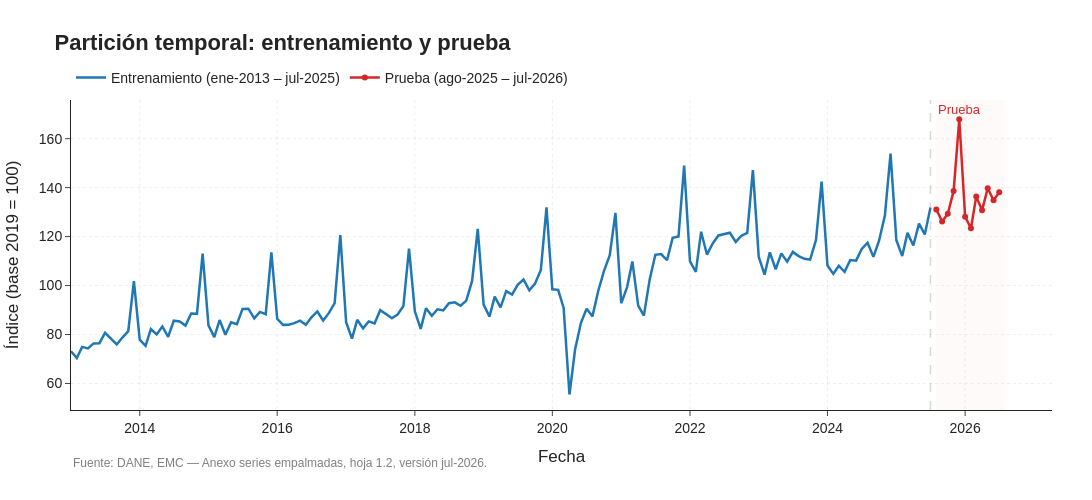

Notebook code cell kept with this figure:
### Code cell
fig = go.Figure()

# Periodo de prueba sombreado
fig.add_vrect(x0=test.index.min(), x1=test.index.max() + pd.offsets.MonthEnd(0),
              fillcolor="rgba(214,39,40,0.08)", line_width=0, layer="below",
              annotation_text="Prueba", annotation_position="top left",
              annotation_font=dict(size=13, color="#d62728"))

fig.add_trace(go.Scatter(x=train.index, y=train.values, mode="lines", name="Entrenamiento (ene-2013 – jul-2025)",
                         line=dict(color="#1f77b4", width=2.5)))
fig.add_trace(go.Scatter(x=test.index, y=test.values, mode="lines+markers", name="Prueba (ago-2025 – jul-2026)",
                         line=dict(color="#d62728", width=2.5), marker=dict(size=6)))

# Línea de corte
fig.add_vline(x=train.index.max(), line_dash="dash", line_color="gray", line_width=1.5)

fig.update_layout(
    template="simple_white", width=1400, height=500,
    font=dict(family="Arial", size=14),
    title=dict(text="<b>Partición temporal: entrenamiento y prueba</b>",
               x=0.05, xanchor="left", font=dict(size=22)),
    xaxis_title="Fecha", yaxis_title="Índice (base 2019 = 100)",
    legend=dict(orientation="h", yanchor="bottom", y=1.02, xanchor="left", x=0),
    margin=dict(l=60, r=40, t=100, b=90),
)
fig.update_xaxes(showgrid=True, gridcolor="rgba(200,200,200,0.3)", griddash="dot")
fig.update_yaxes(showgrid=True, gridcolor="rgba(200,200,200,0.3)", griddash="dot")
fig.add_annotation(text="Fuente: DANE, EMC — Anexo series empalmadas, hoja 1.2, versión jul-2026.",
                   xref="paper", yref="paper", x=0, y=-0.2, showarrow=False,
                   font=dict(size=12, color="gray"), xanchor="left")

guardar_figura(fig, "00_particion")
fig.show()

### Figure 1 — Plotly figure (JSON) as saved in the notebook; plotly's stock layout.template omitted (floating-point values rounded to 4 significant figures; data arrays with more than 128 entries replaced by an {"elided": "..."} marker saying what was removed)
{"data": [{"line": {"color": "#1f77b4", "width": 2.5}, "mode": "lines", "name": "Entrenamiento (ene-2013 – jul-2025)", "type": "scatter", "x": {"elided": "151 str values"}, "y": {"elided": "151 float values"}}, {"line": {"color": "#d62728", "width": 2.5}, "marker": {"size": 6}, "mode": "lines+markers", "name": "Prueba (ago-2025 – jul-2026)", "type": "scatter", "x": ["2025-08-01T00:00:00.000000", "2025-09-01T00:00:00.000000", "2025-10-01T00:00:00.000000", "2025-11-01T00:00:00.000000", "2025-12-01T00:00:00.000000", "2026-01-01T00:00:00.000000", "2026-02-01T00:00:00.000000", "2026-03-01T00:00:00.000000", "2026-04-01T00:00:00.000000", "2026-05-01T00:00:00.000000", "2026-06-01T00:00:00.000000", "2026-07-01T00:00:00.000000"], "y": [131.1, 126.1, 129.3, 138.6, 167.9, 128.1, 123.4, 136.3, 130.7, 139.7, 134.9, 138.1]}], "layout": {"annotations": [{"font": {"color": "#d62728", "size": 13}, "showarrow": false, "text": "Prueba", "x": "2025-08-01T00:00:00", "xanchor": "left", "xref": "x", "y": 1, "yanchor": "top", "yref": "y domain"}, {"font": {"color": "gray", "size": 12}, "showarrow": false, "text": "Fuente: DANE, EMC — Anexo series empalmadas, hoja 1.2, versión jul-2026.", "x": 0, "xanchor": "left", "xref": "paper", "y": -0.2, "yref": "paper"}], "font": {"family": "Arial", "size": 14}, "height": 500, "legend": {"orientation": "h", "x": 0, "xanchor": "left", "y": 1.02, "yanchor": "bottom"}, "margin": {"b": 90, "l": 60, "r": 40, "t": 100}, "shapes": [{"fillcolor": "rgba(214,39,40,0.08)", "layer": "below", "line": {"width": 0}, "type": "rect", "x0": "2025-08-01T00:00:00", "x1": "2026-07-31T00:00:00", "xref": "x", "y0": 0, "y1": 1, "yref": "y domain"}, {"line": {"color": "gray", "dash": "dash", "width": 1.5}, "type": "line", "x0": "2025-07-01T00:00:00", "x1": "2025-07-01T00:00:00", "xref": "x", "y0": 0, "y1": 1, "yref": "y domain"}], "title": {"font": {"size": 22}, "text": "<b>Partición temporal: entrenamiento y prueba</b>", "x": 0.05, "xanchor": "left"}, "width": 1400, "xaxis": {"gridcolor": "rgba(200,200,200,0.3)", "griddash": "dot", "showgrid": true, "title": {"text": "Fecha"}}, "yaxis": {"gridcolor": "rgba(200,200,200,0.3)", "griddash": "dot", "showgrid": true, "title": {"text": "Índice (base 2019 = 100)"}}}}
